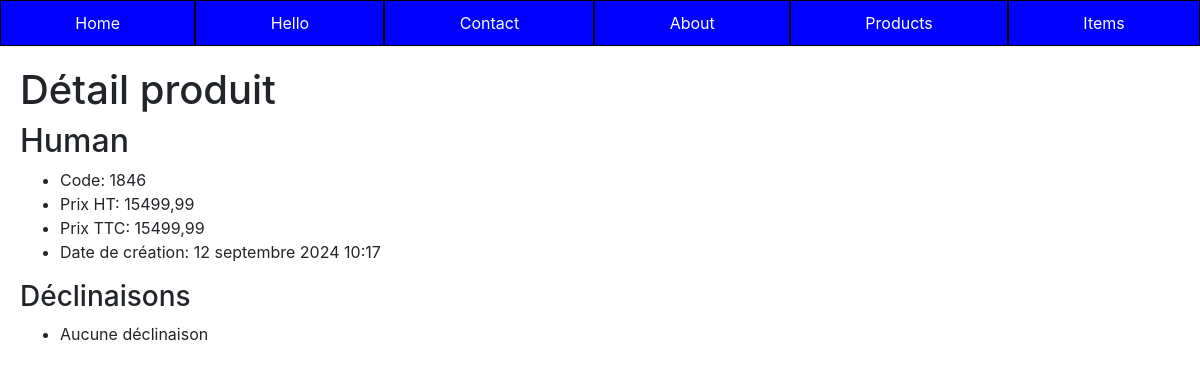
The page /appTp1/product/4 on the database its author committed.
### appTp1/models.py (models this page shows, shortened)
class Product(models.Model):
    class Meta:
        verbose_name = "Produit"
    name          = models.CharField(max_length=100)
    code          = models.CharField(max_length=10, null=True, blank=True, unique=True)
    price_ht      = models.DecimalField(max_digits=8, decimal_places=2,  null=True, blank=True, verbose_name="Prix unitaire HT")
    price_ttc     = models.DecimalField(max_digits=8, decimal_places=2,  null=True, blank=True, verbose_name="Prix unitaire TTC")
    status        = models.SmallIntegerField(choices=PRODUCT_STATUS, default=0)
    date_creation =  models.DateTimeField(blank=True, verbose_name="Date création", default=timezone.now)

### appTp1/views.py (the view)
# urls.py: path('product/<pk>', views.ProductDetailView.as_view(), name='product-detail'),
class ProductDetailView(DetailView):
    model = Product
    template_name = "appTp1/detail_product.html"
    context_object_name = "product"
    def get_context_data(self, **kwargs):
        context = super(ProductDetailView, self).get_context_data(**kwargs)
        context['titremenu'] = "Détail produit"
        context['declinaisons'] = ProductItem.objects.filter(product=self.object)
        return context

### appTp1/templates/appTp1/detail_product.html (shortened to what this page needs)
{% extends 'appTp1/base.html' %}
{% block content %}
    <h1>{{ titremenu }}</h1>
    <h2>{{ product.name }}</h2>
    <ul>
        <li>Code: {{ product.code }}</li>
        <li>Prix HT: {{ product.price_ht }}</li>
        <li>Prix TTC: {{ product.price_ttc }}</li>
        <li>Date de création: {{ product.date_creation }}</li>
    </ul>
    <h3>Déclinaisons</h3>
    <ul>
        {% if declinaisons|length == 0 %}
            <li>Aucune déclinaison</li>
        {% else %}
            {% for d in declinaisons %}
                <li><a href="{% url 'item-detail' d.id %}">{{ d.code }}</a></li>
            {% endfor %}
        {% endif %}
    </ul>
{% endblock %}

### rows shown on the page
Product: name "Human", code "1846", price_ht "15499,99", price_ttc "15499,99", date_creation "12 septembre 2024 10:17"

### other values the page prints
{{ titremenu }} "Détail produit"
